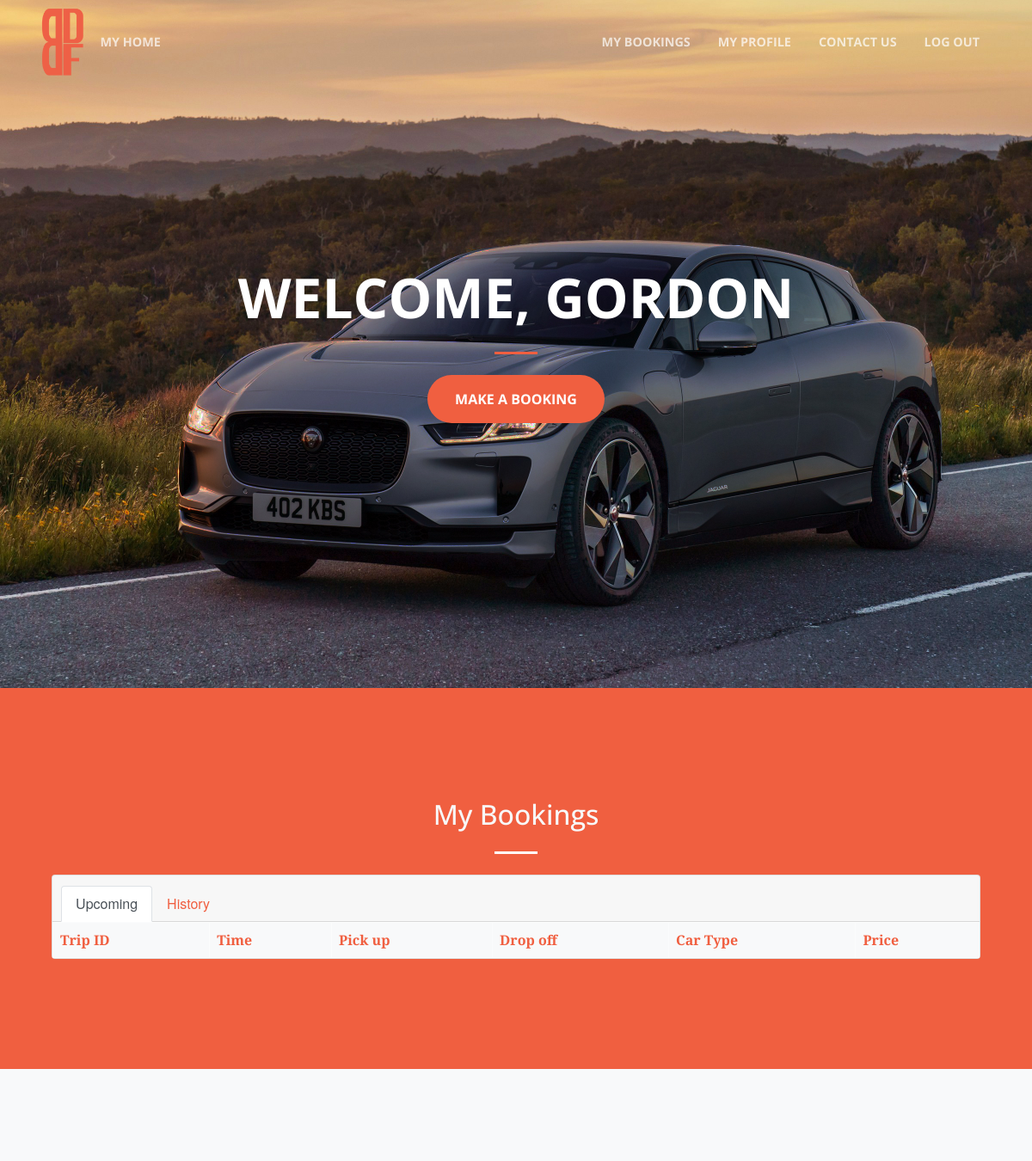
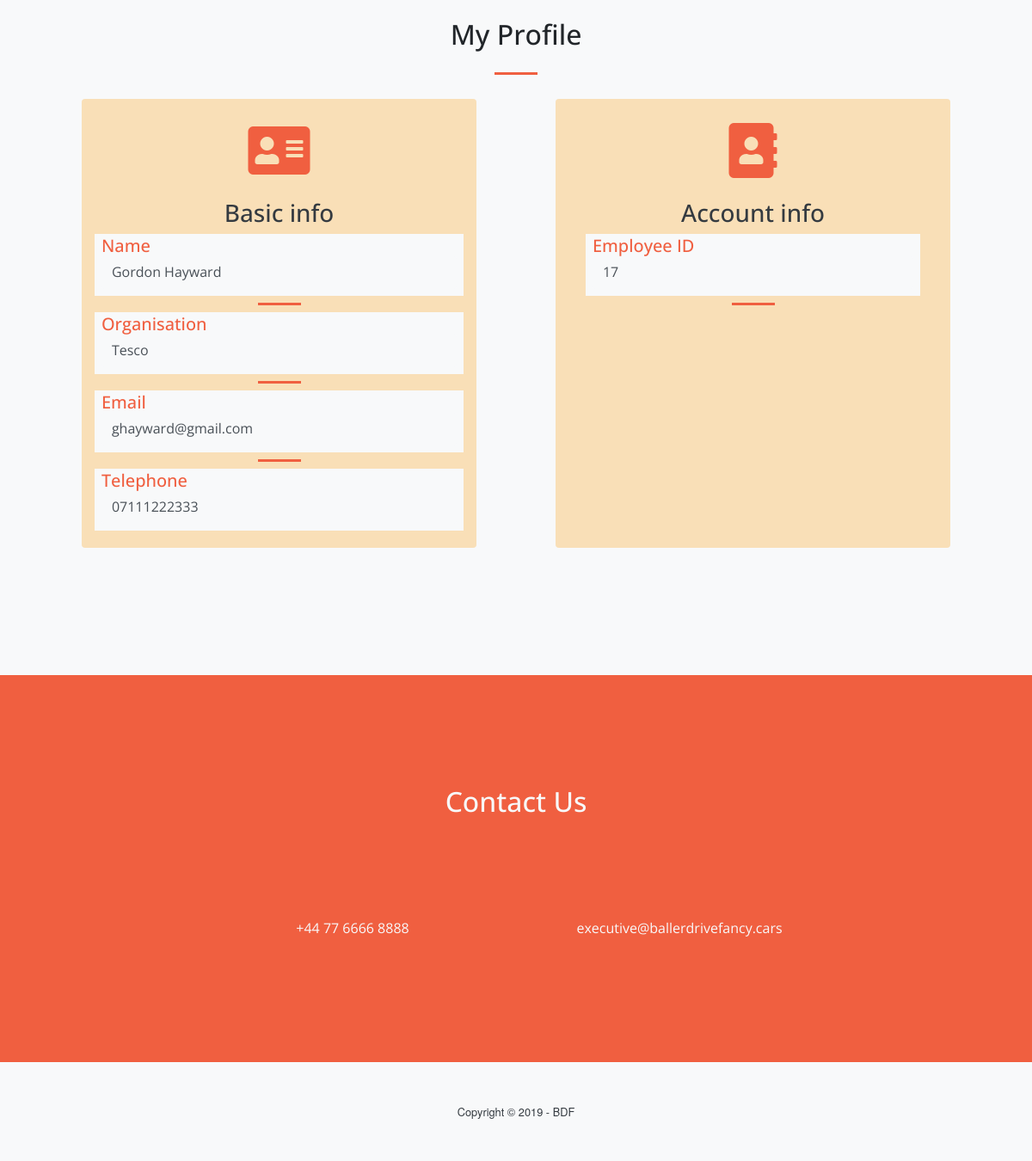
/landingPageEmployee.php (signed in), run on the app's committed database (2 pictures, top to bottom).
### tables this page shows
CREATE TABLE IF NOT EXISTS `booker` (
                                      `booker_id` int(11) NOT NULL AUTO_INCREMENT,
                                      `first_name` varchar(50) NOT NULL,
                                      `last_name` varchar(50) NOT NULL,
                                      `phone_number` varchar(50) NOT NULL,
                                      `user_id` int(11) NOT NULL,
                                      `finance_allowance` double NOT NULL,
                                      `company_id` int(11) NOT NULL,
                                      PRIMARY KEY (`booker_id`),
                                      KEY `booker_ibfk_1` (`user_id`),
                                      KEY `booker_ibfk_2` (`company_id`)
);

CREATE TABLE IF NOT EXISTS `company` (
                                       `company_id` int(11) NOT NULL AUTO_INCREMENT,
                                       `company_name` varchar(50) NOT NULL,
                                       PRIMARY KEY (`company_id`)
);

CREATE TABLE IF NOT EXISTS `loginuser` (
                                         `user_id` int(11) NOT NULL AUTO_INCREMENT,
                                         `email` varchar(50) NOT NULL,
                                         `password` varchar(255) NOT NULL,
                                         PRIMARY KEY (`user_id`)
);

### landingPageEmployee.php (the view, shortened to what this page needs)
<!DOCTYPE html>
<html lang="en">
<head>
    <link href="vendor/bootstrap/css/bootstrap.min.css" rel="stylesheet">
    <link href="vendor/fontawesome-free/css/all.min.css" rel="stylesheet" type="text/css">
    <link href="vendor/magnific-popup/magnific-popup.css" rel="stylesheet">
    <link href="css/creative.css" rel="stylesheet">
</head>
<body id="page-top">
<nav class="navbar navbar-expand-lg navbar-light fixed-top" id="mainNav">
    <div class="container">
        <img alt="" class="img-fluid" src="img/logo.png" style="width:5%">
        <ul class="navbar-nav ml-auto">
            <li class="nav-item">
                <a class="nav-link js-scroll-trigger" href="landingPageEmployee.php">My home</a>
            </li>
        </ul>
        <div class="collapse navbar-collapse" id="navbarResponsive">
            <ul class="navbar-nav ml-auto">
                <li class="nav-item">
                    <a class="nav-link js-scroll-trigger" href="#myBookings">My Bookings</a>
                </li>
                <li class="nav-item">
                    <a class="nav-link js-scroll-trigger" href="#myProfile">My Profile</a>
                </li>
                <li class="nav-item">
                    <a class="nav-link js-scroll-trigger" href="#contactUs">Contact Us</a>
                </li>
                <li class="nav-item">
                    <a class="nav-link js-scroll-trigger" href="index.html">Log Out</a>
                </li>
            </ul>
        </div>
    </div>
</nav>
<header class="masthead text-center text-white d-flex">
    <div class="container my-auto">
        <div class="container h-100">
            <div class="row h-100 align-items-center justify-content-center text-center">
                <div class="col-lg-10 align-self-end">
                    <h1 class="text-uppercase text-white font-weight-bold">Welcome,
                        <?php
                        $connection = connectToDb();
                        if (isset($_COOKIE["firstName"])) {
                            $first_name = $_COOKIE["firstName"];
                            print($first_name);
                        } else {
                            print('No cookie set');
                        }
                        ?>
                    </h1>
                    <hr class="divider my-4">
                </div>
                <div class="col-lg-8 align-self-baseline">
                    <a class="btn btn-primary btn-xl js-scroll-trigger" href="makeNewBookingPage.html">Make a
                        booking</a>
                </div>
            </div>
        </div>
    </div>
</header>
<section class="page-section bg-primary" id="myBookings">
    <div class="container">
        <div class="row justify-content-center ">
            <div class="col-lg-12 text-center container-fluid">
                <h2 class="text-light mt-0">My Bookings</h2>
                <hr class="divider light my-4">
                <div class="container">
                    <div class="card text-center">
                        <div class="card-header">
                            <ul class="nav nav-tabs card-header-tabs">
                                <li class="nav-item">
                                    <a class="nav-link active" id="upcoming_tab"
                                       onclick="upcomingTabAJAX()">Upcoming</a>
                                </li>
                                <li class="nav-item">
                                    <a class="nav-link text-primary" id="history_tab"
                                       onclick="historyTabAJAX()">History</a>
                                </li>
                            </ul>
                        </div>
                        <table bgcolor="#ffd700" class="table-light table-bordered table-hover text-left">
                            <th class="bg-light text-primary p-2">Trip ID</th>
                            <th class="bg-light text-primary p-2">Time</th>
                            <th class="bg-light text-primary p-2">Pick up</th>
                            <th class="bg-light text-primary p-2">Drop off</th>
                            <th class="bg-light text-primary p-2">Car Type</th>
                            <th class="bg-light text-primary p-2">Price</th>
                        </table>
                    </div>
                </div>
            </div>
        </div>
    </div>
</section>
<section class="page-section bg-light" id="myProfile">
    <div class="container">
        <h2 class="text-center mt-0">My Profile</h2>
        <hr class="divider my-4">
        <div class="row container-fluid px-1 py-1 bg-light mx-auto">
            <div class="card mx-auto mb-3 col-md-5 col-12 text-center bg-card">
                <div class="card-body px-0 mt-2">
                    <i class="fas fa-4x fa-address-card text-primary mb-4"></i>
                    <h3 class="card-title mb-2 text-dark">Basic info</h3>
                    <div class="container bg-light p-2 text-left">
                        <h5 class="card-subtitle text-primary">Name</h5>
                        <div class="form-control validate border-0 bg-light" id="nameId" type="text">
                            <?php
                            if (isset($_COOKIE["userId"])) {
                                $user_id = $_COOKIE["userId"];
                                $query = "SELECT first_name, last_name FROM booker  WHERE user_id = '$user_id'";
                                $results = mysqli_query($connection, $query);
                                $array = mysqli_fetch_assoc($results);
                                $first_name = $array['first_name'];
                                $last_name = $array['last_name'];
                                echo $first_name . ' ' . $last_name;
                            } else {
                                print("Sorry, no cookie read.");
                            }
                            ?>
                        </div>
                    </div>
                    <hr class="divider my-2">
                    <div class="container bg-light p-2 text-left">
                        <h5 class="card-subtitle text-primary">Organisation</h5>
                        <div class="form-control validate border-0 bg-light" id="organisationId" type="text">
                            <?php
                            if (isset($_COOKIE["userId"])) {
                                $user_id = $_COOKIE["userId"];
                                $query = "SELECT company_name FROM company JOIN booker USING(company_id) WHERE booker.user_id = '$user_id'";
                                $results = mysqli_query($connection, $query);
                                $array = mysqli_fetch_assoc($results);
                                $company_name = $array['company_name'];
                                echo $company_name;
                            } else {
                                print("Sorry, no cookie read.");
                            }
                            ?>
                        </div>
                    </div>
                    <hr class="divider my-2">
                    <div class="container bg-light p-2 text-left">
                        <h5 class="card-subtitle text-primary">Email</h5>
                        <div class="form-control validate border-0 bg-light" id="email" type="email">
                            <?php
                            if (isset($_COOKIE["userId"])) {
                                $user_id = $_COOKIE["userId"];
                                $query = "SELECT email FROM loginuser  WHERE user_id = '$user_id'";
                                $results = mysqli_query($connection, $query);
                                $array = mysqli_fetch_assoc($results);
                                $email = $array['email'];
                                echo $email;
                            } else {
                                print("Sorry, no cookie read.");
                            }
                            ?>
                        </div>
                    </div>
                    <hr class="divider my-2">
                    <div class="container bg-light p-2 text-left">
                        <h5 class="card-subtitle text-primary">Telephone</h5>
                        <div class="form-control validate border-0 bg-light" id="telephone" type="tel">
                            <?php
                            if (isset($_COOKIE["userId"])) {
                                $user_id = $_COOKIE["userId"];
                                $query = "SELECT phone_number FROM booker WHERE user_id = '$user_id'";
                                $results = mysqli_query($connection, $query);
                                $array = mysqli_fetch_assoc($results);
                                $phone_number = $array['phone_number'];
                                echo $phone_number;
                            } else {
                                print("Sorry, no cookie read.");
                            }
                            ?>
                        </div>
                    </div>
                </div>
            </div>
            <div class="card mx-auto mb-3 col-md-5 col-12 text-center bg-card">
                <div class="card-body mt-2">
                    <i class="fas fa-4x fa-address-book text-primary mb-4"></i>
                    <h3 class="card-title mb-2 text-dark">Account info</h3>
                    <div class="container bg-light p-2 text-left">
                        <h5 class="card-subtitle text-primary">Employee ID</h5>
                        <div class="form-control validate border-0 bg-light" id="employee_id" type="text">
                            <?php
                            if (isset($_COOKIE["bookerId"])) {
                                $booker_id = $_COOKIE["bookerId"];
                                echo $booker_id;
                            } else {
                                print("Sorry, no cookie read.");
                                header('location: ../errorPage.php?errorCode=4');
                            }
                            ?>
                        </div>
                    </div>
                    <hr class="divider my-2">
                </div>
            </div>
        </div>
    </div>
</section>
<section class="bg-primary" id="contactUs">
    <div class="container text-light">
        <div class="row">
            <div class="col-lg-8 mx-auto text-center">
                <h2 class="section-heading bg">Contact Us</h2>
                <hr class="my-4">
            </div>
        </div>
        <div class="row">
            <div class="col-lg-4 ml-auto text-center">
                <p>+44 77 6666 8888</p>
            </div>
            <div class="col-lg-4 mr-auto text-center">
                <p>
                    <a class="text-light" href="mailto:your-email@your-domain.com">executive@ballerdrivefancy.cars</a>
                </p>
            </div>
        </div>
    </div>
</section>
<footer class="bg-light py-5">
    <div class="container">
        <div class="small text-center text-dark">Copyright &copy; 2019 - BDF</div>
    </div>
</footer>
</body>
</html>

### css/creative.css (style rules this page uses)
body, html { width: 100%; height: 100%; }
body { font-family: 'Merriweather', 'Helvetica Neue', Arial, sans-serif; }
hr { max-width: 50px; border-width: 3px; border-color: #F05F40; }
hr.light { border-color: #fff; }
a { color: #F05F40; -webkit-transition: all 0.2s; transition: all 0.2s; }
h1, h2, h3, h4, h5, h6, p { font-family: 'Open Sans', 'Helvetica Neue', Arial, sans-serif; }
.bg-primary { background-color: #F05F40 !important; }
section { padding: 8rem 0; }
.section-heading { margin-top: 0; }
#mainNav { border-bottom: 1px solid rgba(33, 37, 41, 0.1); background-color: #fff; font-family: 'Open Sans', 'Helvetica Neue', Arial, sans-serif; -webkit-transition: all 0.2s; transition: all 0.2s; }
#mainNav .navbar-nav > li.nav-item > a.nav-link, #mainNav .navbar-nav > li.nav-item > a.nav-link:focus { font-size: .9rem; font-weight: 700; text-transform: uppercase; color: #212529; }
@media (min-width: 992px) { #mainNav { border-color: transparent; background-color: transparent; } }
@media (min-width: 992px) { #mainNav .navbar-nav > li.nav-item > a.nav-link { padding: 0.5rem 1rem; } }
@media (min-width: 992px) { #mainNav .navbar-nav > li.nav-item > a.nav-link, #mainNav .navbar-nav > li.nav-item > a.nav-link:focus { color: rgba(255, 255, 255, 0.7); } }
header.masthead { padding-top: 10rem; padding-bottom: calc(10rem - 56px); background-image: url("../img/header.jpg"); background-position: center center; background-size: cover; }
header.masthead hr { margin-top: 30px; margin-bottom: 30px; }
header.masthead h1 { font-size: 2rem; }
@media (min-width: 992px) { header.masthead { height: 100vh; min-height: 650px; padding-top: 0; padding-bottom: 0; } }
@media (min-width: 992px) { header.masthead h1 { font-size: 3rem; } }
@media (min-width: 1200px) { header.masthead h1 { font-size: 4rem; } }
.text-primary { color: #F05F40 !important; }
.btn { font-weight: 700; text-transform: uppercase; border: none; border-radius: 300px; font-family: 'Open Sans', 'Helvetica Neue', Arial, sans-serif; }
.btn-xl { padding: 1rem 2rem; }
.btn-primary { background-color: #F05F40; border-color: #F05F40; }
.bg-card { background-color: #F9DFB7; border-style: none; font-family: 'Open Sans', 'Helvetica Neue', Arial, sans-serif; }

### data on the page
booker: first_name "Gordon", last_name "Hayward", phone_number "07111222333"
company: company_name "Tesco"
loginuser: email "ghayward@gmail.com"

### other printed values
$first_name "GORDON"
$booker_id "17"
